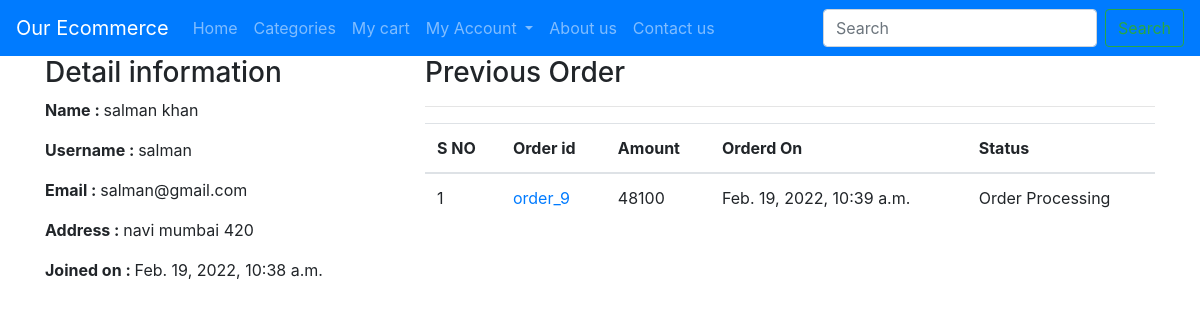
/profile/ (signed in), run on an earlier commit of the app's database.
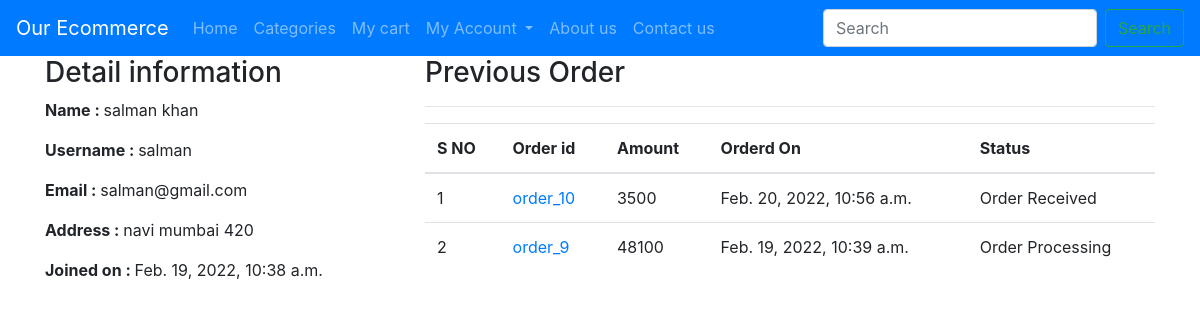
And on a later commit of the database.
### ecomapp/models.py (models this page shows, shortened)
class Order(models.Model):
    cart = models.OneToOneField(Cart, on_delete=models.CASCADE)
    ordered_by = models.CharField(max_length=200)
    shipping_address = models.CharField(max_length=200)
    mobile = models.CharField(max_length=10)
    email = models.EmailField(null=True , blank=True)
    subtotal = models.PositiveIntegerField()
    discount = models.PositiveIntegerField()
    total = models.PositiveIntegerField()
    order_status = models.CharField(max_length=50 , choices=ORDER_STATUS)
    created_at = models.DateTimeField(auto_now_add=True)

### ecomapp/views.py (the view)
# urls.py: path("profile/" , CustomerProfileView.as_view() , name="customerprofile"),
class CustomerProfileView(TemplateView):
    template_name = "customerprofile.html"
    def dispatch(self, request, *args, **kwargs):
        if request.user.is_authenticated and Customer.objects.filter(user=request.user).exists():
            pass
        else:
            return redirect("/login/?next=/profile/")
        return super().dispatch(request, *args, **kwargs)
    def get_context_data(self , **kwargs):
        context = super().get_context_data()
        customer = self.request.user.customer
        context['customer'] = customer
        orders = Order.objects.filter(cart__customer=customer).order_by("-id")
        context['orders'] = orders
        return context

### templates/customerprofile.html (shortened to what this page needs)
{% extends 'base.html' %}
{% block content %}
<div class="container">
    <div class="row">
        <div class="col-md-4">
            <h3>Detail information</h3>
            <p><span class="font-weight-bold">Name : </span>{{customer.full_name}}</p>
            <p><span class="font-weight-bold">Username : </span>{{customer.user.username}}</p>
            <p><span class="font-weight-bold">Email : </span>{{customer.user.email}}</p>
            <p><span class="font-weight-bold">Address : </span>{{customer.address}}</p>
            <p><span class="font-weight-bold">Joined on : </span>{{customer.joined_on}}</p>
        </div>
        <div class="col-md-8">
            <h3>Previous Order</h3>
            <hr>
            <table class="table">
                <thead>
                    <tr>
                        <th>S NO</th>
                        <th>Order id</th>
                        <th>Amount</th>
                        <th>Orderd On</th>
                        <th>Status</th>
                    </tr>
                </thead>
                <tbody>
                    {% for ord in orders %}
                    <tr>
                        <td>{{forloop.counter}}</td>
                        <td><a href="{% url 'customerorderdetail' ord.id %}"> order_{{ord.id}}</a></td>
                        <td>{{ord.total}}</td>
                        <td>{{ord.created_at}}</td>
                        <td>{{ord.order_status}}</td>
                    </tr>
                    {% endfor %}
                </tbody>
            </table>
        </div>
    </div>
</div>
{% endblock %}

What changed in the data, as far as the page shows it:
added Order: id "10", total "3500", created_at "Feb. 20, 2022, 10:56 a.m.", order_status "Order Received"
